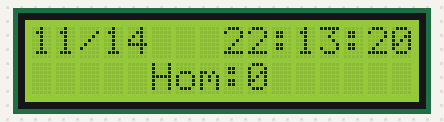
Bench run of a sketch on a simulated Arduino Uno, built with avr-gcc and run on an emulated ATmega328P. Shown: 16×2 character LCD. The local clock reads 2024-03-15 10:24:30 at power-on unless the sketch sets it.

Above: at 0.1 s.
At 5.1 s:
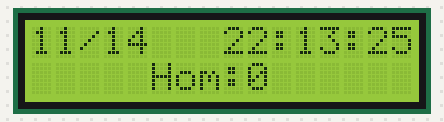
At 11.1 s:
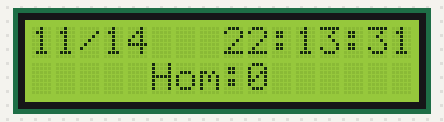
At 20.1 s:
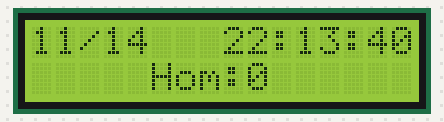
At 29.1 s:
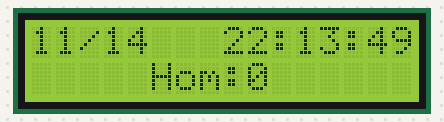
At 38.1 s:
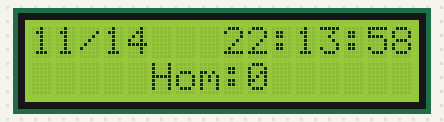

The sketch:

belteriver01.ino
```cpp
#include <Wire.h>
#include <LCD.h>
#include <LiquidCrystal_I2C.h>
#include "RTClib.h"

// This headers for SPI connection to the wireless connction with NRF24L01
#include <SPI.h>
#include <Mirf.h>
#include <nRF24L01.h>
#include <MirfHardwareSpiDriver.h>

// Defining LCD pins
#define keyboard 0x21
#define I2C_ADDR    0x27
#define BACKLIGHT_PIN  3
#define En_pin  2
#define Rw_pin  1
#define Rs_pin  0
#define D4_pin  4
#define D5_pin  5
#define D6_pin  6
#define D7_pin  7
#define  LED_OFF  1
#define  LED_ON  0

// LCD display connection
LiquidCrystal_I2C  lcd(I2C_ADDR,En_pin,Rw_pin,Rs_pin,D4_pin,D5_pin,D6_pin,D7_pin);

// RTC settings
RTC_DS1307 RTC;


byte val = 0;

/******************** Timer values *****************/

unsigned long alarmTimer = 0;
unsigned long tmpTimer = 0;
unsigned long time = 0;
unsigned long timeOut = 0;
unsigned long clearTime = 0;
unsigned long clearPrevTime = 0;


void setup()
{
  Wire.begin();
  Serial.begin(9600);
  lcdInit();
  rtcInit();
  mirfInit();


}

void loop()   {
  voidRTC();
  clearScreen();
  mirfRec();
}

/****************** Initalizing LCD screen ********************/

void lcdInit(){
  lcd.begin (16,2);
  lcd.setBacklightPin(BACKLIGHT_PIN,POSITIVE);
  lcd.setBacklight(LED_ON);
}

/******************** Initalizing RTC ************************/

void rtcInit(){
  RTC.begin();
  RTC.adjust(DateTime(__DATE__, __TIME__));
}

/******************* Initalizing MiRF ************************/

void mirfInit(){
  Mirf.csnPin = 14;
  Mirf.cePin = 15;
  Mirf.spi = &MirfHardwareSpi;
  Mirf.init();
  Mirf.setRADDR((byte *)"devin");
  Mirf.payload = 32;
  Mirf.config();
}

void mirfRec(){
  Mirf.setRADDR((byte *)"devin");
  if(!Mirf.isSending() && Mirf.dataReady()){
    Mirf.getData(&val);
    lcd.setCursor(8,1);
    lcd.print("Hom:");
    lcd.print(val);
    Serial.println(val, DEC);
  }
  lcd.setCursor(5,1);
  lcd.print("Hom:");
    lcd.print(val);

}

/****************** Clearing the screen ******************/

void clearScreen(){
  DateTime now = RTC.now();
  clearTime = millis() / 750;
   if( clearTime != clearPrevTime){
    lcd.clear();
    clearPrevTime = clearTime;
  }
}

/********************* Actual time *********************/

void voidRTC(){
    // Serial.println("Real time clock is clocking!!!");
    DateTime now = RTC.now();
    //lcd.clear();
    lcd.backlight();
    lcd.setCursor(0,0);
    //lcd.print(now.year()-2000, DEC);
    //lcd.print("/");
    lcd.print(now.month(), DEC);
    lcd.print("/");
    lcd.print(now.day(), DEC);
    lcd.print(" ");
    lcd.setCursor(8,0);
    lcd.print(now.hour(), DEC);
    lcd.print(":");
    lcd.print(now.minute(), DEC);
    lcd.print(":");
    lcd.print(now.second(), DEC);
}
```

Measured:
- what the display in image 1 shows lasts 1.0 s, from 5.0 s to 6.0 s
